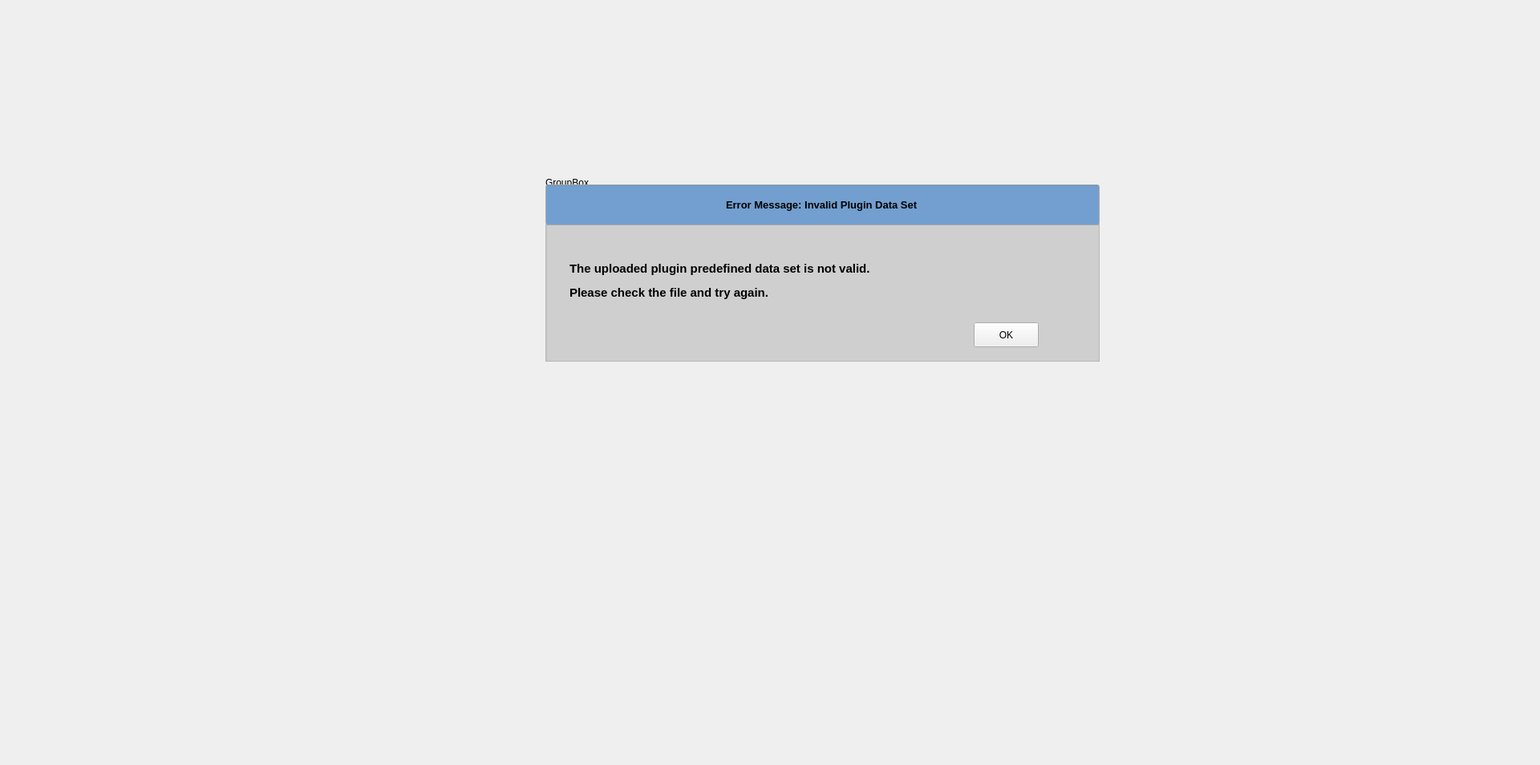
<?xml version="1.0" encoding="UTF-8"?>
<ui version="4.0">
 <class>DockWidget</class>
 <widget class="QDockWidget" name="DockWidget">
  <property name="geometry">
   <rect>
    <x>0</x>
    <y>0</y>
    <width>1920</width>
    <height>954</height>
   </rect>
  </property>
  <property name="palette">
   <palette>
    <active>
     <colorrole role="Base">
      <brush brushstyle="SolidPattern">
       <color alpha="142">
        <red>184</red>
        <green>184</green>
        <blue>184</blue>
       </color>
      </brush>
     </colorrole>
    </active>
    <inactive>
     <colorrole role="Base">
      <brush brushstyle="SolidPattern">
       <color alpha="142">
        <red>184</red>
        <green>184</green>
        <blue>184</blue>
       </color>
      </brush>
     </colorrole>
    </inactive>
    <disabled>
     <colorrole role="Base">
      <brush brushstyle="SolidPattern">
       <color alpha="255">
        <red>255</red>
        <green>255</green>
        <blue>255</blue>
       </color>
      </brush>
     </colorrole>
    </disabled>
   </palette>
  </property>
  <property name="windowTitle">
   <string>DockWidget</string>
  </property>
  <widget class="QWidget" name="dockWidgetContents">
   <widget class="QGroupBox" name="groupBox">
    <property name="geometry">
     <rect>
      <x>680</x>
      <y>220</y>
      <width>691</width>
      <height>231</height>
     </rect>
    </property>
    <property name="title">
     <string>GroupBox</string>
    </property>
    <widget class="QLineEdit" name="PluginView_4">
     <property name="geometry">
      <rect>
       <x>0</x>
       <y>10</y>
       <width>691</width>
       <height>51</height>
      </rect>
     </property>
     <property name="palette">
      <palette>
       <active>
        <colorrole role="Base">
         <brush brushstyle="SolidPattern">
          <color alpha="255">
           <red>114</red>
           <green>159</green>
           <blue>207</blue>
          </color>
         </brush>
        </colorrole>
       </active>
       <inactive>
        <colorrole role="Base">
         <brush brushstyle="SolidPattern">
          <color alpha="255">
           <red>114</red>
           <green>159</green>
           <blue>207</blue>
          </color>
         </brush>
        </colorrole>
       </inactive>
       <disabled>
        <colorrole role="Base">
         <brush brushstyle="SolidPattern">
          <color alpha="255">
           <red>255</red>
           <green>255</green>
           <blue>255</blue>
          </color>
         </brush>
        </colorrole>
       </disabled>
      </palette>
     </property>
     <property name="font">
      <font>
       <pointsize>10</pointsize>
       <weight>75</weight>
       <bold>true</bold>
      </font>
     </property>
     <property name="autoFillBackground">
      <bool>false</bool>
     </property>
     <property name="text">
      <string>Error Message: Invalid Plugin Data Set</string>
     </property>
     <property name="alignment">
      <set>Qt::AlignCenter</set>
     </property>
     <property name="readOnly">
      <bool>true</bool>
     </property>
    </widget>
    <widget class="QColumnView" name="PluginView_3">
     <property name="geometry">
      <rect>
       <x>0</x>
       <y>60</y>
       <width>691</width>
       <height>171</height>
      </rect>
     </property>
     <property name="palette">
      <palette>
       <active>
        <colorrole role="Base">
         <brush brushstyle="SolidPattern">
          <color alpha="142">
           <red>184</red>
           <green>184</green>
           <blue>184</blue>
          </color>
         </brush>
        </colorrole>
       </active>
       <inactive>
        <colorrole role="Base">
         <brush brushstyle="SolidPattern">
          <color alpha="142">
           <red>184</red>
           <green>184</green>
           <blue>184</blue>
          </color>
         </brush>
        </colorrole>
       </inactive>
       <disabled>
        <colorrole role="Base">
         <brush brushstyle="SolidPattern">
          <color alpha="255">
           <red>255</red>
           <green>255</green>
           <blue>255</blue>
          </color>
         </brush>
        </colorrole>
       </disabled>
      </palette>
     </property>
    </widget>
    <widget class="QPushButton" name="pushButton">
     <property name="geometry">
      <rect>
       <x>534</x>
       <y>182</y>
       <width>81</width>
       <height>31</height>
      </rect>
     </property>
     <property name="text">
      <string>OK</string>
     </property>
    </widget>
    <widget class="QLabel" name="label">
     <property name="geometry">
      <rect>
       <x>30</x>
       <y>80</y>
       <width>501</width>
       <height>101</height>
      </rect>
     </property>
     <property name="text">
      <string>&lt;html&gt;&lt;head/&gt;&lt;body&gt;&lt;p&gt;&lt;span style=&quot; font-size:11pt; font-weight:600;&quot;&gt;The uploaded plugin predefined data set is not valid.&lt;/span&gt;&lt;/p&gt;&lt;p&gt;&lt;span style=&quot; font-size:11pt; font-weight:600;&quot;&gt;Please check the file and try again.&lt;/span&gt;&lt;/p&gt;&lt;/body&gt;&lt;/html&gt;</string>
     </property>
     <property name="textFormat">
      <enum>Qt::AutoText</enum>
     </property>
    </widget>
    <zorder>PluginView_3</zorder>
    <zorder>PluginView_4</zorder>
    <zorder>pushButton</zorder>
    <zorder>label</zorder>
   </widget>
  </widget>
 </widget>
 <resources/>
 <connections/>
</ui>
